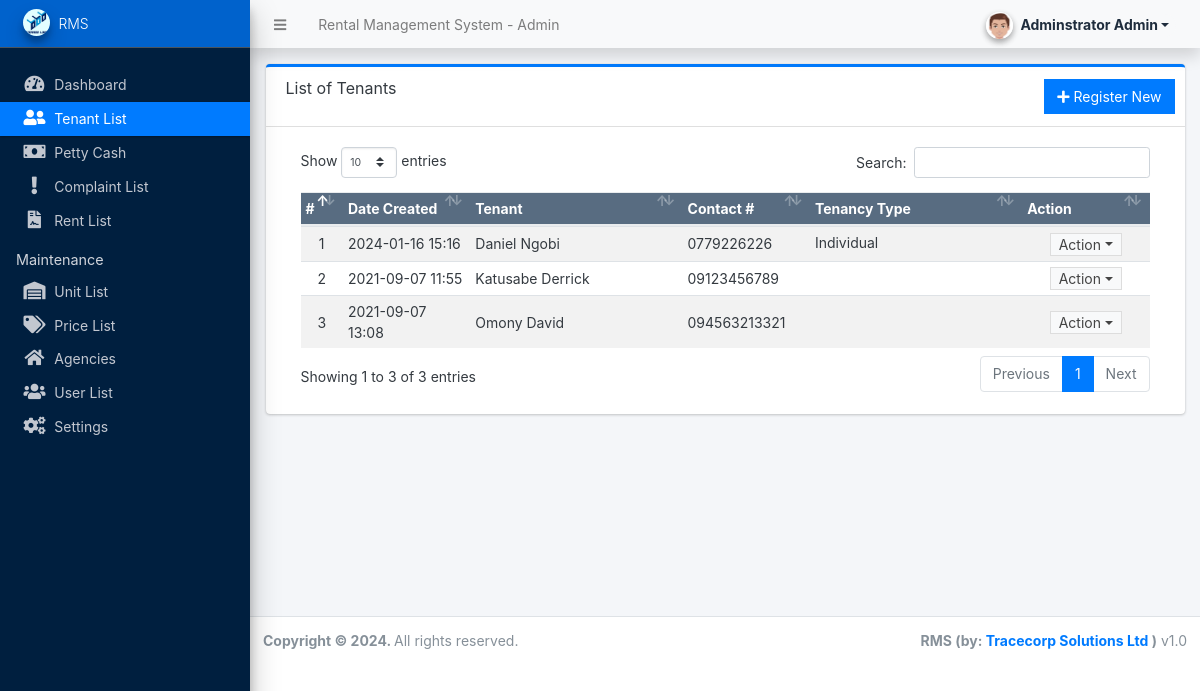
The page /admin/?page=tenants (signed in) on the database its author committed.
### tables this page shows
CREATE TABLE `tenants` (
  `id` int(30) NOT NULL,
  `fullname` text NOT NULL,
  `gender` varchar(50) NOT NULL,
  `Occupation` text NOT NULL,
  `contact` varchar(30) NOT NULL,
  `marritalstatus` varchar(50) NOT NULL,
  `address` text NOT NULL,
  `id_type` varchar(100) NOT NULL,
  `tenancy_type` varchar(50) NOT NULL,
  `id_no` varchar(100) NOT NULL,
  `tenancy_agreement` text NOT NULL,
  `date_created` datetime NOT NULL DEFAULT current_timestamp(),
  `date_added` datetime DEFAULT NULL ON UPDATE current_timestamp()
);

### admin/tenants/index.php (the view, shortened to what this page needs)
<div class="card card-outline card-primary">
	<div class="card-header">
		<h3 class="card-title">List of Tenants</h3>
		<div class="card-tools">
			<a href="javascript:void(0)" id="create_new" class="btn btn-flat btn-primary"><span class="fas fa-plus"></span>  Register New</a>
		</div>
	</div>
	<div class="card-body">
		<div class="container-fluid">
        <div class="container-fluid">
			<table class="table table-hover table-striped">
				<colgroup>
					<col width="5%">
					<col width="15%">
					<col width="25%">
					<col width="15%">
					<col width="25%">
					<col width="15%">
				</colgroup>
				<thead>
					<tr class="bg-navy disabled">
						<th>#</th>
						<th>Date Created</th>
						<th>Tenant</th>
						<th>Contact #</th>
						<th>Tenancy Type</th>
						<th>Action</th>
					</tr>
				</thead>
				<tbody>
					<?php
					$i = 1;
					$qry = $conn->query("SELECT * from `tenants` order by (`fullname`) asc ");
					while($row = $qry->fetch_assoc()):
					?>
						<tr>
							<td class="text-center"><?php echo $i++; ?></td>
							<td><?php echo date("Y-m-d H:i",strtotime($row['date_created'])) ?></td>
							<td><?php echo $row['fullname'] ?></td>
							<td><?php echo $row['contact'] ?></td>
							<td class='truncate-3'><?php echo $row['tenancy_type'] ?></td>
							<td align="center">
								 <button type="button" class="btn btn-flat btn-default btn-sm dropdown-toggle dropdown-icon py-0" data-toggle="dropdown">
				                  		Action
				                  </button>
							</td>
						</tr>
					<?php endwhile; ?>
				</tbody>
			</table>
		</div>
		</div>
	</div>
</div>

### rows shown on the page
tenants: date_created "2024-01-16 15:16", fullname "Daniel Ngobi", contact "0779226226", tenancy_type "Individual"
tenants: date_created "2021-09-07 11:55", fullname "Katusabe Derrick", contact "09123456789"
tenants: date_created "2021-09-07 13:08", fullname "Omony David", contact "094563213321"

### other values the page prints
$_settings->info('name') "Rental Management System"
$_settings->userdata('firstname').' '.$_settings->userdata('lastname') "Adminstrator Admin"
$_settings->info('short_name') "RMS"
